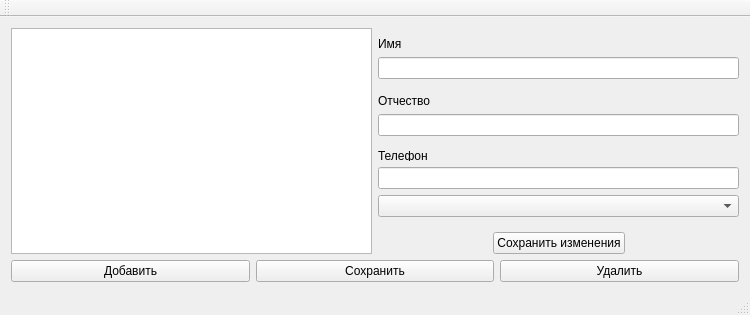
<?xml version="1.0" encoding="UTF-8"?>
<ui version="4.0">
 <class>MainWindow</class>
 <widget class="QMainWindow" name="MainWindow">
  <property name="geometry">
   <rect>
    <x>0</x>
    <y>0</y>
    <width>750</width>
    <height>315</height>
   </rect>
  </property>
  <property name="sizePolicy">
   <sizepolicy hsizetype="Preferred" vsizetype="Preferred">
    <horstretch>0</horstretch>
    <verstretch>0</verstretch>
   </sizepolicy>
  </property>
  <property name="minimumSize">
   <size>
    <width>750</width>
    <height>315</height>
   </size>
  </property>
  <property name="maximumSize">
   <size>
    <width>16777215</width>
    <height>16777215</height>
   </size>
  </property>
  <property name="windowTitle">
   <string>MainWindow</string>
  </property>
  <widget class="QWidget" name="centralWidget">
   <property name="sizePolicy">
    <sizepolicy hsizetype="Expanding" vsizetype="Expanding">
     <horstretch>0</horstretch>
     <verstretch>0</verstretch>
    </sizepolicy>
   </property>
   <layout class="QVBoxLayout" name="verticalLayout">
    <item>
     <layout class="QVBoxLayout" name="MainLayout">
      <item>
       <layout class="QHBoxLayout" name="horizontalLayout_2">
        <item>
         <widget class="QTableView" name="tableView"/>
        </item>
        <item>
         <layout class="QVBoxLayout" name="verticalLayout_2">
          <item>
           <spacer name="verticalSpacer">
            <property name="orientation">
             <enum>Qt::Vertical</enum>
            </property>
            <property name="sizeHint" stdset="0">
             <size>
              <width>20</width>
              <height>40</height>
             </size>
            </property>
           </spacer>
          </item>
          <item>
           <widget class="QLabel" name="label_3">
            <property name="text">
             <string>Имя</string>
            </property>
           </widget>
          </item>
          <item>
           <widget class="QLineEdit" name="formLn1"/>
          </item>
          <item>
           <spacer name="verticalSpacer_2">
            <property name="orientation">
             <enum>Qt::Vertical</enum>
            </property>
            <property name="sizeHint" stdset="0">
             <size>
              <width>20</width>
              <height>40</height>
             </size>
            </property>
           </spacer>
          </item>
          <item>
           <widget class="QLabel" name="label_2">
            <property name="text">
             <string>Отчество</string>
            </property>
           </widget>
          </item>
          <item>
           <widget class="QLineEdit" name="formLn2"/>
          </item>
          <item>
           <spacer name="verticalSpacer_3">
            <property name="orientation">
             <enum>Qt::Vertical</enum>
            </property>
            <property name="sizeHint" stdset="0">
             <size>
              <width>20</width>
              <height>40</height>
             </size>
            </property>
           </spacer>
          </item>
          <item>
           <widget class="QLabel" name="label">
            <property name="sizePolicy">
             <sizepolicy hsizetype="Maximum" vsizetype="Preferred">
              <horstretch>0</horstretch>
              <verstretch>0</verstretch>
             </sizepolicy>
            </property>
            <property name="maximumSize">
             <size>
              <width>16777215</width>
              <height>10</height>
             </size>
            </property>
            <property name="text">
             <string>Телефон</string>
            </property>
           </widget>
          </item>
          <item>
           <widget class="QLineEdit" name="formLn3"/>
          </item>
          <item>
           <widget class="QComboBox" name="formCb">
            <property name="sizePolicy">
             <sizepolicy hsizetype="Minimum" vsizetype="Fixed">
              <horstretch>0</horstretch>
              <verstretch>0</verstretch>
             </sizepolicy>
            </property>
           </widget>
          </item>
          <item>
           <spacer name="verticalSpacer_4">
            <property name="orientation">
             <enum>Qt::Vertical</enum>
            </property>
            <property name="sizeHint" stdset="0">
             <size>
              <width>20</width>
              <height>40</height>
             </size>
            </property>
           </spacer>
          </item>
          <item>
           <layout class="QHBoxLayout" name="horizontalLayout_3">
            <item>
             <spacer name="horizontalSpacer">
              <property name="orientation">
               <enum>Qt::Horizontal</enum>
              </property>
              <property name="sizeHint" stdset="0">
               <size>
                <width>40</width>
                <height>20</height>
               </size>
              </property>
             </spacer>
            </item>
            <item>
             <widget class="QPushButton" name="BtnSave">
              <property name="text">
               <string>Сохранить изменения</string>
              </property>
             </widget>
            </item>
            <item>
             <spacer name="horizontalSpacer_2">
              <property name="orientation">
               <enum>Qt::Horizontal</enum>
              </property>
              <property name="sizeHint" stdset="0">
               <size>
                <width>40</width>
                <height>20</height>
               </size>
              </property>
             </spacer>
            </item>
           </layout>
          </item>
         </layout>
        </item>
       </layout>
      </item>
      <item>
       <layout class="QHBoxLayout" name="horizontalLayout">
        <item>
         <widget class="QPushButton" name="btnAdd">
          <property name="text">
           <string>Добавить</string>
          </property>
         </widget>
        </item>
        <item>
         <widget class="QPushButton" name="btnSave">
          <property name="text">
           <string>Сохранить</string>
          </property>
         </widget>
        </item>
        <item>
         <widget class="QPushButton" name="btnDel">
          <property name="text">
           <string>Удалить</string>
          </property>
         </widget>
        </item>
       </layout>
      </item>
     </layout>
    </item>
   </layout>
  </widget>
  <widget class="QMenuBar" name="menuBar">
   <property name="geometry">
    <rect>
     <x>0</x>
     <y>0</y>
     <width>750</width>
     <height>21</height>
    </rect>
   </property>
  </widget>
  <widget class="QToolBar" name="mainToolBar">
   <attribute name="toolBarArea">
    <enum>TopToolBarArea</enum>
   </attribute>
   <attribute name="toolBarBreak">
    <bool>false</bool>
   </attribute>
  </widget>
  <widget class="QStatusBar" name="statusBar"/>
 </widget>
 <layoutdefault spacing="6" margin="11"/>
 <resources/>
 <connections/>
</ui>
